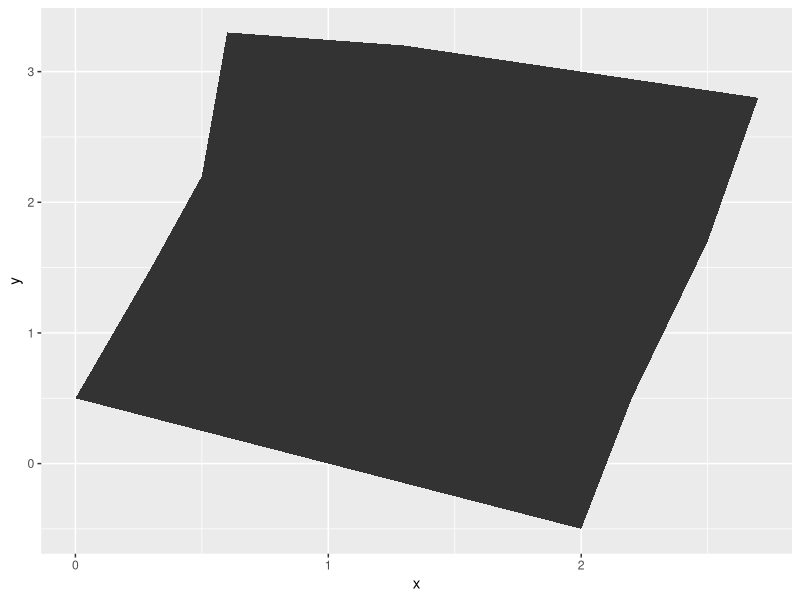
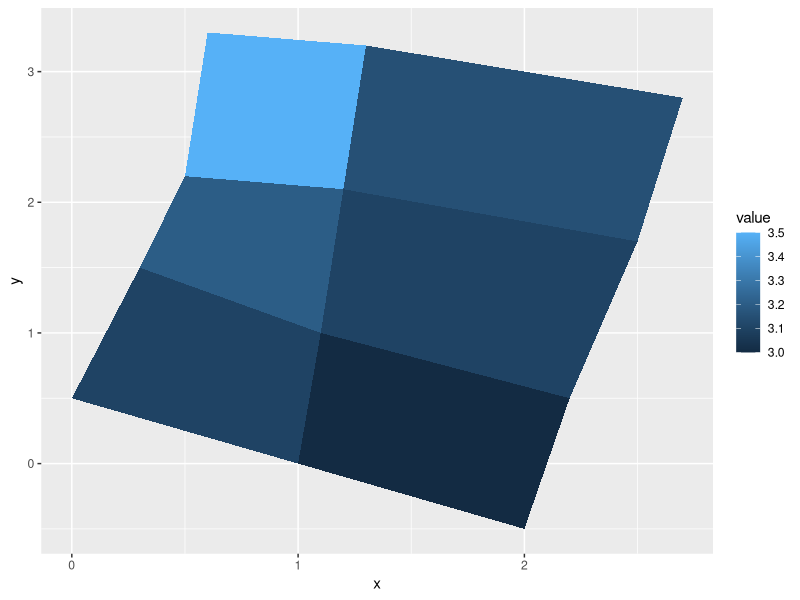
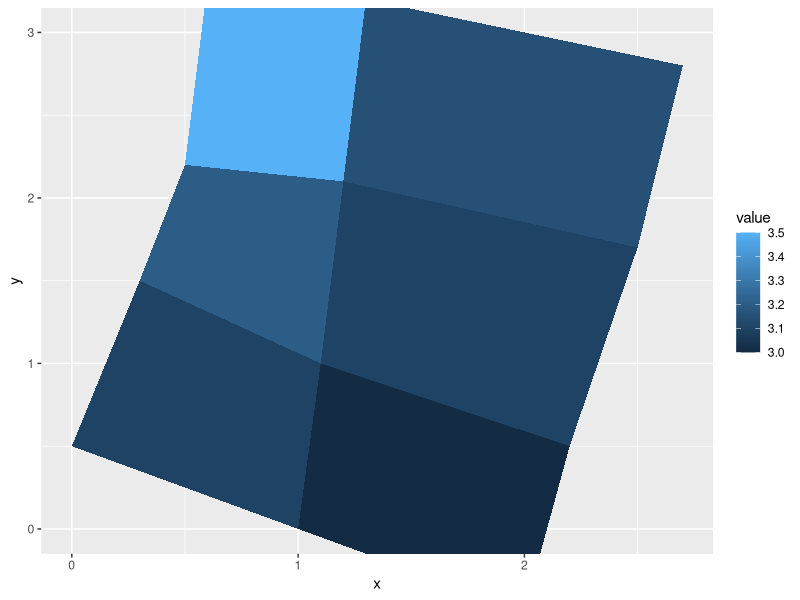
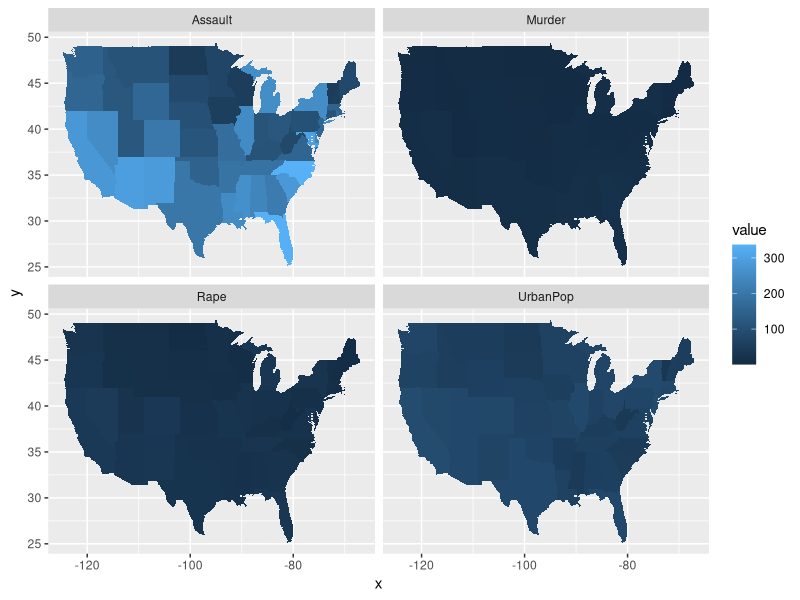

The R source for these figures, in order:
library(ggplot2)


### Name: geom_map
### Title: Polygons from a reference map
### Aliases: geom_map

### ** Examples

# When using geom_polygon, you will typically need two data frames:
# one contains the coordinates of each polygon (positions),  and the
# other the values associated with each polygon (values).  An id
# variable links the two together

ids <- factor(c("1.1", "2.1", "1.2", "2.2", "1.3", "2.3"))

values <- data.frame(
  id = ids,
  value = c(3, 3.1, 3.1, 3.2, 3.15, 3.5)
)

positions <- data.frame(
  id = rep(ids, each = 4),
  x = c(2, 1, 1.1, 2.2, 1, 0, 0.3, 1.1, 2.2, 1.1, 1.2, 2.5, 1.1, 0.3,
  0.5, 1.2, 2.5, 1.2, 1.3, 2.7, 1.2, 0.5, 0.6, 1.3),
  y = c(-0.5, 0, 1, 0.5, 0, 0.5, 1.5, 1, 0.5, 1, 2.1, 1.7, 1, 1.5,
  2.2, 2.1, 1.7, 2.1, 3.2, 2.8, 2.1, 2.2, 3.3, 3.2)
)

ggplot(values) +
  geom_map(aes(map_id = id), map = positions) +
  expand_limits(positions)
ggplot(values, aes(fill = value)) +
  geom_map(aes(map_id = id), map = positions) +
  expand_limits(positions)
ggplot(values, aes(fill = value)) +
  geom_map(aes(map_id = id), map = positions) +
  expand_limits(positions) + ylim(0, 3)

# Better example
if (require(maps)) {

  crimes <- data.frame(state = tolower(rownames(USArrests)), USArrests)

  # Equivalent to crimes %>% tidyr::pivot_longer(Murder:Rape)
  vars <- lapply(names(crimes)[-1], function(j) {
    data.frame(state = crimes$state, variable = j, value = crimes[[j]])
  })
  crimes_long <- do.call("rbind", vars)

  states_map <- map_data("state")
  ggplot(crimes, aes(map_id = state)) +
    geom_map(aes(fill = Murder), map = states_map) +
    expand_limits(x = states_map$long, y = states_map$lat)

  last_plot() + coord_map()
  ggplot(crimes_long, aes(map_id = state)) +
    geom_map(aes(fill = value), map = states_map) +
    expand_limits(x = states_map$long, y = states_map$lat) +
    facet_wrap( ~ variable)
}



